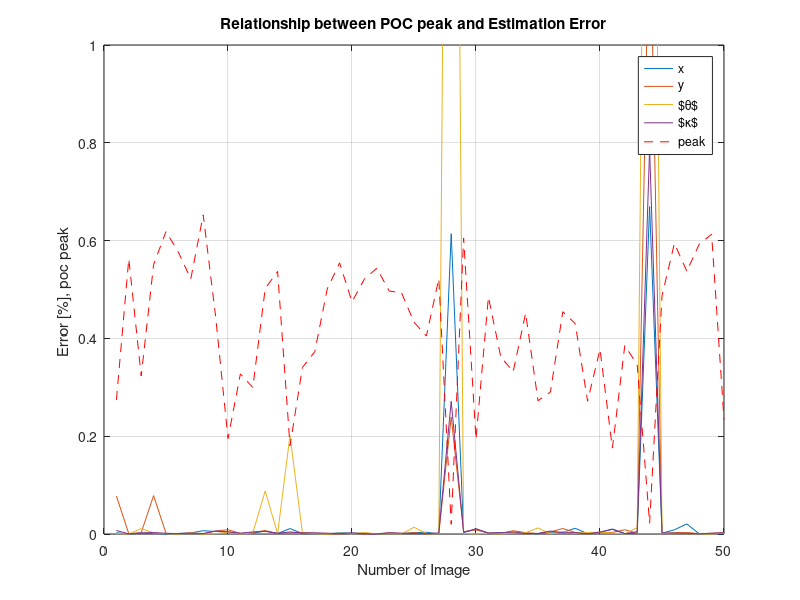

MATLAB code to generate this figure: (Note: this script raises an error after producing the figure.)
% Because I like matlab to plot image

clear all
close all

%% LOAD 
gt = load('TrueParam.csv');
pocval = load('POCEstimation.csv');
pocpeak = load('POCpeak.csv');


t = 1:size(gt,1);

%% Get Error POC

err = gt-pocval;
gtnz = gt;
gtnz(gt==0) = 0.01
abserrp = abs(err./gtnz);



% set(0,'defaultfigureposition',[25000 0 300 300]')

hfig = figure(1)
plot(t,abserrp,t,pocpeak,'r--')
ylim([0 1])
legend('x','y','$\theta$','$\kappa$','peak')
xlabel('Number of Image')
ylabel('Error [%], poc peak ')
title('Relationship between POC peak and Estimation Error')
grid on
pfig = pubfig(hfig);
pfig.LegendLoc = 'best';
pfig.FigDim = [15 11];
expfig(['POC_Estimation'],'-pdf');

%%  Err for SIFT
SIFTval = load('SIFTEstimation.csv');
SIFTeval = load('FPnumSIFT.csv');

SIFTerr = gt-SIFTval;
SIFTabserrp = abs(SIFTerr./gtnz);

hfig = figure(2)
plot(t,SIFTabserrp)
ylim([0 1])
legend('x','y','$\theta$','$\kappa$','peak')
xlabel('Number of Image')
ylabel('Error [%], poc peak ')
title('Relationship between SIFT peak and Estimation Error')
grid on
pfig = pubfig(hfig);
pfig.LegendLoc = 'best';
pfig.FigDim = [15 11];
% expfig(['POC_Estimation'],'-pdf');


Epoc = sum(abserrp,2);
Esift = sum(SIFTabserrp,2);


hfig = figure(3)
plot(t,Epoc,t,Esift)
ylim([0 1])
legend('poc','sift')
xlabel('Number of Image')
ylabel('Error [%], poc peak ')
title('Relationship between SIFT peak and Estimation Error')
grid on
pfig = pubfig(hfig);
pfig.LegendLoc = 'best';
pfig.FigDim = [15 11];


%% Eval for ORB

ORBval = load('ORBEstimation.csv');
ORBeval = load('FPnumORB.csv');

ORBerr = gt-ORBval;
ORBabserrp = abs(ORBerr./gtnz);

hfig = figure(4)
plot(t,ORBabserrp)
ylim([0 1])
legend('x','y','$\theta$','$\kappa$','peak')
xlabel('Number of Image')
ylabel('Error [%], poc peak ')
title('Relationship between ORB peak and Estimation Error')
grid on
pfig = pubfig(hfig);
pfig.LegendLoc = 'best';
pfig.FigDim = [15 11];
